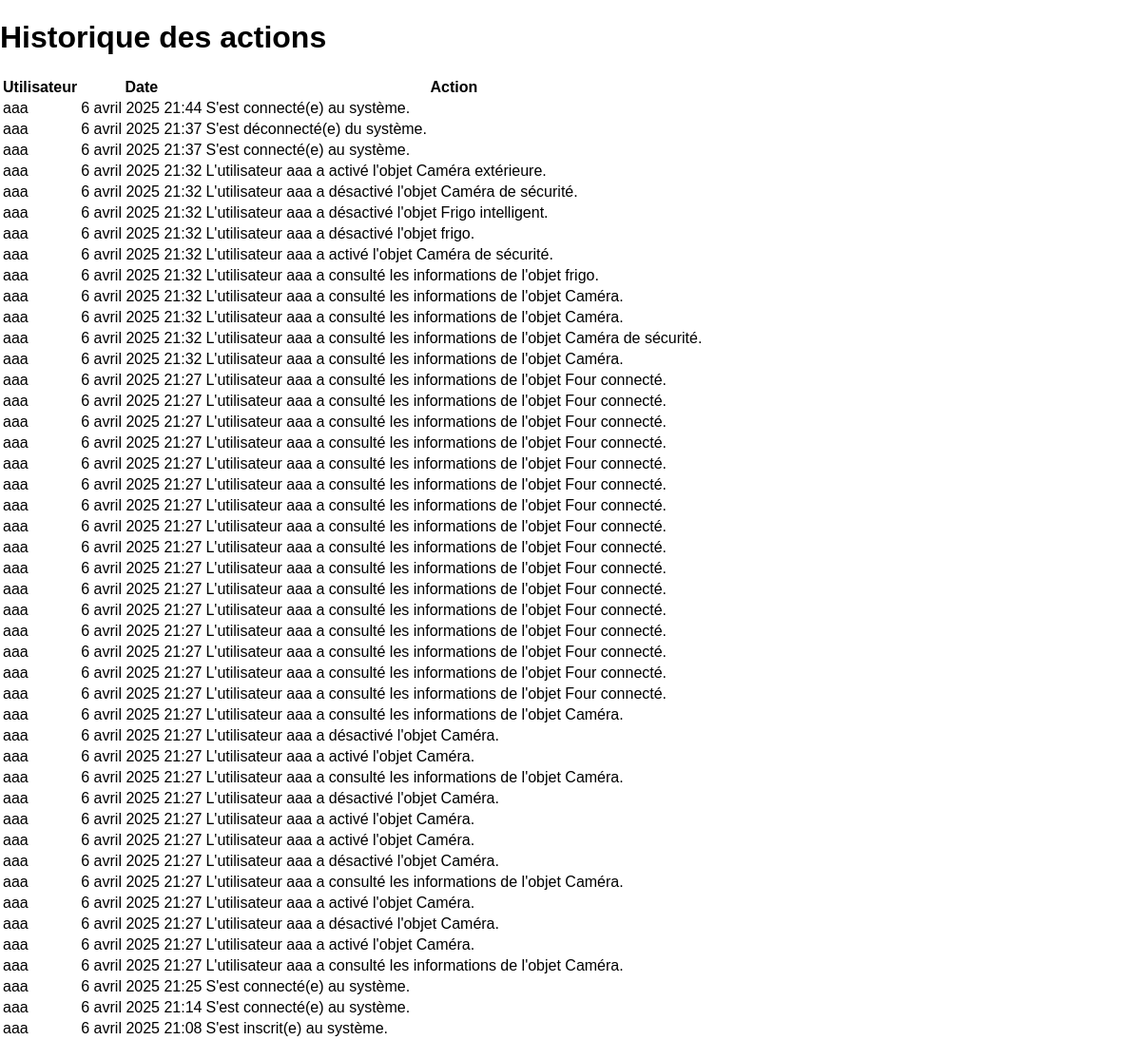
The app's page /historique/historique/ (signed in), older data.
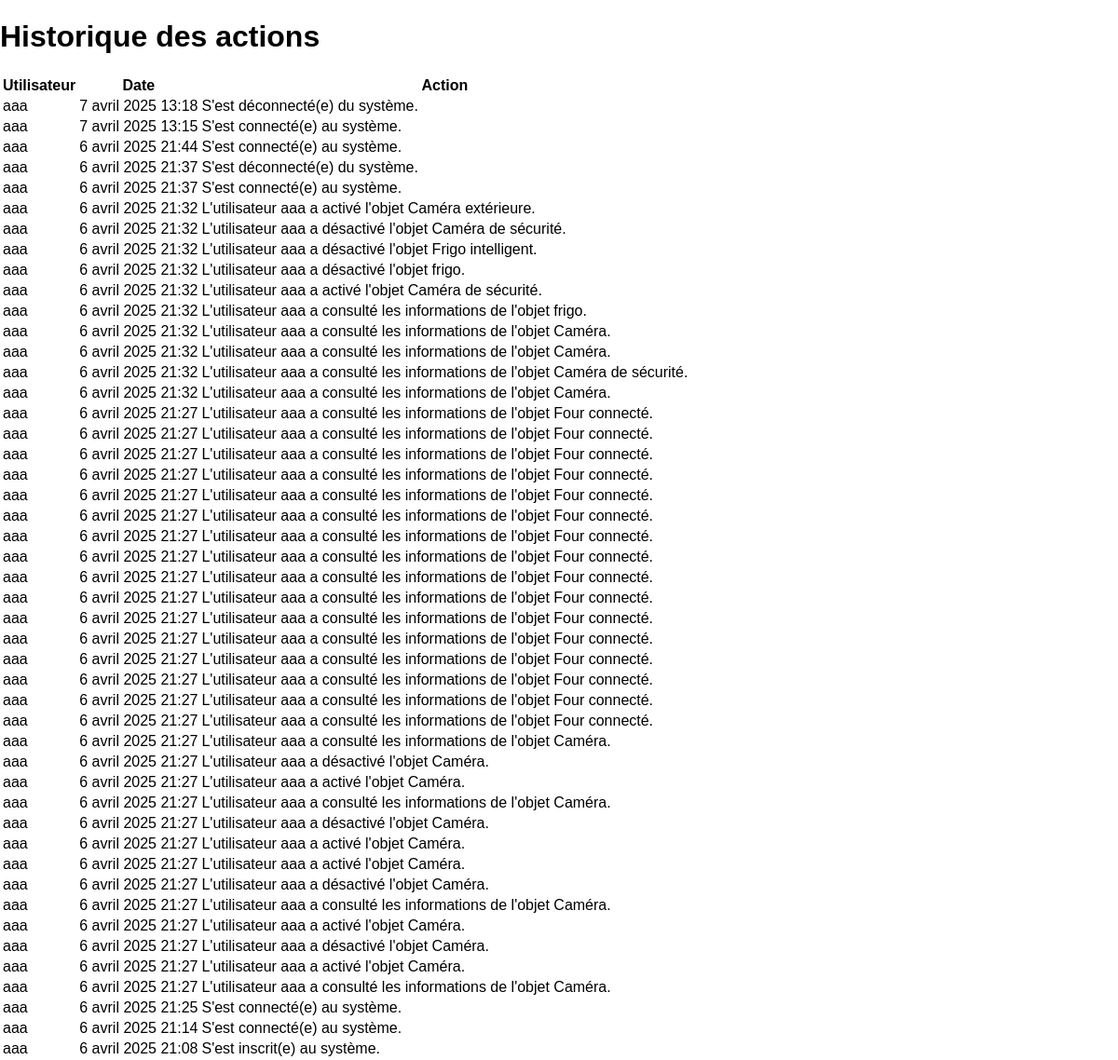
The same page, newer data.
### historique/models.py (models this page shows, shortened)
class Historique(models.Model):
    utilisateur = models.ForeignKey(Utilisateur, on_delete=models.CASCADE, related_name="historiques")
    action = models.CharField(max_length=255)
    date = models.DateTimeField(auto_now_add=True)

### utilisateurs/models.py (models this page shows, shortened)
class Utilisateur(AbstractUser):
    email = models.EmailField(unique=True)  # Empêche les doublons
    date_de_naissance = models.DateField(null=True, blank=True)
    GENRE_CHOIX = [
        ('H', 'Homme'),
        ('F', 'Femme'),
        ('A', 'Autre'),
    ]
    genre = models.CharField(max_length=1, choices=GENRE_CHOIX, null=True, blank=True)
    niveau = models.PositiveIntegerField(default=1)  # Niveau de l'utilisateur
    experience = models.PositiveIntegerField(default=0)  # Points d'expérience de l'utilisateur
    valide = models.BooleanField(default=False)  # Validation par un administrateur
    TYPE_PERSONNE_CHOIX = [
        ('Serveur', 'Serveur'),
        ('Chef', 'Chef'),
        ('Client', 'Client'),
    ]
    type_personne = models.CharField(max_length=10, choices=TYPE_PERSONNE_CHOIX, default='Client')

### historique/views.py (the view)
# urls.py: path('historique/', afficher_historique, name='afficher_historique'),
@login_required
def afficher_historique(request):
    historique = Historique.objects.filter(utilisateur=request.user).order_by('-date')
    return render(request, 'historique/historique.html', {'historique': historique})

### historique/templates/historique/historique.html (shortened to what this page needs)
<!DOCTYPE html>
<html lang="fr">
<head>
    {% load static %}
    <link rel="stylesheet" href="{% static 'utilisateurs/style.css' %}">
</head>
<body>
    <header>
        <h1>Historique des actions</h1>
    </header>
    <main>
        <table>
            <thead>
                <tr>
                    <th>Utilisateur</th>
                    <th>Date</th>
                    <th>Action</th>
                </tr>
            </thead>
            <tbody>
                {% for entry in historique %}
                <tr>
                    <td>{{ entry.utilisateur.username }}</td>
                    <td>{{ entry.date }}</td>
                    <td>{{ entry.action }}</td>
                </tr>
                {% endfor %}
            </tbody>
        </table>
    </main>
</body>
</html>

Row changes from the older to the newer data that the page shows:
added Historique: utilisateur.username "aaa", date "7 avril 2025 13:18", action "S'est déconnecté(e) du système."
added Historique: utilisateur.username "aaa", date "7 avril 2025 13:15", action "S'est connecté(e) au système."
